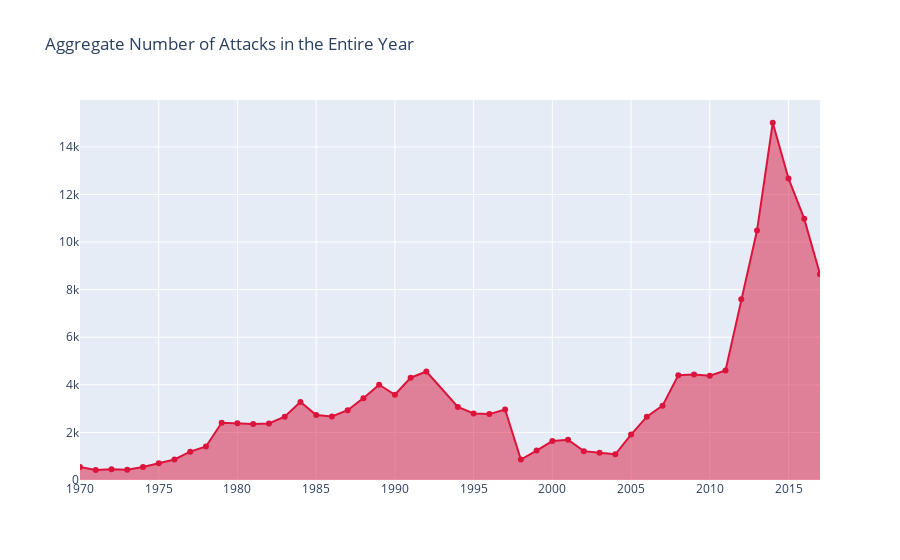

Notebook code for this chart:
### Markdown cell above
#### Years 
***
following plot is the yearwise global aggregate number of **successful-attacks**

### Code cell
# Plot 
x = year_agg.index
fig = go.Figure()

fig.add_trace(go.Scatter(
    x=x,
    y=year_agg['success'],
    marker_color = 'crimson',
    fill='tozeroy'
))
fig.update_traces(mode='lines+markers')
fig.update_layout(title_text="Aggregate Number of Attacks in the Entire Year")


fig.show()

### Figure 1 — Plotly figure (JSON) as saved in the notebook; plotly's stock layout.template omitted (floating-point values rounded to 4 significant figures)
{"data": [{"fill": "tozeroy", "marker": {"color": "crimson"}, "mode": "lines+markers", "type": "scatter", "x": [1970, 1971, 1972, 1973, 1974, 1975, 1976, 1977, 1978, 1979, 1980, 1981, 1982, 1983, 1984, 1985, 1986, 1987, 1988, 1989, 1990, 1991, 1992, 1994, 1995, 1996, 1997, 1998, 1999, 2000, 2001, 2002, 2003, 2004, 2005, 2006, 2007, 2008, 2009, 2010, 2011, 2012, 2013, 2014, 2015, 2016, 2017], "y": [549, 420, 452, 433, 545, 705, 861, 1191, 1411, 2408, 2387, 2354, 2373, 2660, 3282, 2727, 2670, 2933, 3440, 4008, 3583, 4299, 4560, 3069, 2794, 2770, 2966, 859, 1237, 1637, 1689, 1213, 1149, 1080, 1910, 2660, 3123, 4402, 4430, 4385, 4606, 7600, 10484, 15015, 12676, 10975, 8652]}], "layout": {"title": {"text": "Aggregate Number of Attacks in the Entire Year"}}}
